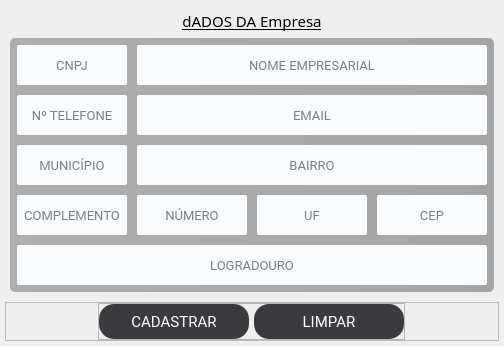
            <widget class="QWidget" name="Cadastro">
             <attribute name="title">
              <string>Cadastro</string>
             </attribute>
             <layout class="QVBoxLayout" name="verticalLayout_6">
              <property name="spacing">
               <number>5</number>
              </property>
              <property name="leftMargin">
               <number>5</number>
              </property>
              <property name="topMargin">
               <number>5</number>
              </property>
              <property name="rightMargin">
               <number>5</number>
              </property>
              <property name="bottomMargin">
               <number>5</number>
              </property>
              <item>
               <widget class="QFrame" name="frame_2">
                <property name="sizePolicy">
                 <sizepolicy hsizetype="Expanding" vsizetype="Expanding">
                  <horstretch>0</horstretch>
                  <verstretch>0</verstretch>
                 </sizepolicy>
                </property>
                <property name="frameShape">
                 <enum>QFrame::NoFrame</enum>
                </property>
                <property name="frameShadow">
                 <enum>QFrame::Raised</enum>
                </property>
                <layout class="QVBoxLayout" name="verticalLayout_5">
                 <property name="leftMargin">
                  <number>5</number>
                 </property>
                 <property name="topMargin">
                  <number>5</number>
                 </property>
                 <property name="rightMargin">
                  <number>5</number>
                 </property>
                 <property name="bottomMargin">
                  <number>5</number>
                 </property>
                 <item>
                  <widget class="QLabel" name="label_5">
                   <property name="sizePolicy">
                    <sizepolicy hsizetype="Preferred" vsizetype="Fixed">
                     <horstretch>0</horstretch>
                     <verstretch>0</verstretch>
                    </sizepolicy>
                   </property>
                   <property name="font">
                    <font>
                     <family>LEMON MILK</family>
                     <pointsize>11</pointsize>
                     <weight>50</weight>
                     <bold>false</bold>
                     <underline>true</underline>
                    </font>
                   </property>
                   <property name="text">
                    <string>&lt;html&gt;&lt;head/&gt;&lt;body&gt;&lt;p align=&quot;center&quot;&gt;&lt;span style=&quot; font-size:11pt;&quot;&gt;dADOS DA Empresa&lt;/span&gt;&lt;/p&gt;&lt;/body&gt;&lt;/html&gt;</string>
                   </property>
                  </widget>
                 </item>
                 <item>
                  <widget class="QFrame" name="frame_3">
                   <property name="sizePolicy">
                    <sizepolicy hsizetype="Preferred" vsizetype="Expanding">
                     <horstretch>0</horstretch>
                     <verstretch>0</verstretch>
                    </sizepolicy>
                   </property>
                   <property name="styleSheet">
                    <string notr="true">padding: 2px;
background-color: qlineargradient(spread:pad, x1:0, y1:0, x2:1, y2:0, stop:0 rgba(0, 0, 0, 70), stop:1 rgba(0, 0, 0, 79));
border-radius: 5px</string>
                   </property>
                   <property name="frameShape">
                    <enum>QFrame::StyledPanel</enum>
                   </property>
                   <property name="frameShadow">
                    <enum>QFrame::Raised</enum>
                   </property>
                   <layout class="QGridLayout" name="gridLayout">
                    <property name="leftMargin">
                     <number>5</number>
                    </property>
                    <property name="topMargin">
                     <number>5</number>
                    </property>
                    <property name="rightMargin">
                     <number>5</number>
                    </property>
                    <property name="bottomMargin">
                     <number>5</number>
                    </property>
                    <property name="spacing">
                     <number>10</number>
                    </property>
                    <item row="0" column="0">
                     <widget class="QLineEdit" name="txtCnpj">
                      <property name="sizePolicy">
                       <sizepolicy hsizetype="Preferred" vsizetype="Preferred">
                        <horstretch>0</horstretch>
                        <verstretch>0</verstretch>
                       </sizepolicy>
                      </property>
                      <property name="minimumSize">
                       <size>
                        <width>0</width>
                        <height>40</height>
                       </size>
                      </property>
                      <property name="maximumSize">
                       <size>
                        <width>16777215</width>
                        <height>40</height>
                       </size>
                      </property>
                      <property name="font">
                       <font>
                        <family>Roboto</family>
                        <pointsize>10</pointsize>
                        <kerning>true</kerning>
                       </font>
                      </property>
                      <property name="styleSheet">
                       <string notr="true">QLineEdit{
	background-color: rgb(249, 252, 255);
	border-radius: 2px;
	border: none;
}
</string>
                      </property>
                      <property name="alignment">
                       <set>Qt::AlignCenter</set>
                      </property>
                      <property name="placeholderText">
                       <string>CNPJ</string>
                      </property>
                     </widget>
                    </item>
                    <item row="0" column="1" colspan="3">
                     <widget class="QLineEdit" name="txtNome">
                      <property name="sizePolicy">
                       <sizepolicy hsizetype="Preferred" vsizetype="Preferred">
                        <horstretch>0</horstretch>
                        <verstretch>0</verstretch>
                       </sizepolicy>
                      </property>
                      <property name="minimumSize">
                       <size>
                        <width>0</width>
                        <height>40</height>
                       </size>
                      </property>
                      <property name="maximumSize">
                       <size>
                        <width>16777215</width>
                        <height>40</height>
                       </size>
                      </property>
                      <property name="font">
                       <font>
                        <family>Roboto</family>
                        <pointsize>10</pointsize>
                        <kerning>true</kerning>
                       </font>
                      </property>
                      <property name="styleSheet">
                       <string notr="true">QLineEdit{
	background-color: rgb(249, 252, 255);
	border-radius: 2px;
	border: none;
}
</string>
                      </property>
                      <property name="alignment">
                       <set>Qt::AlignCenter</set>
                      </property>
                      <property name="placeholderText">
                       <string>NOME EMPRESARIAL</string>
                      </property>
                     </widget>
                    </item>
                    <item row="1" column="0">
                     <widget class="QLineEdit" name="txtNTel">
                      <property name="sizePolicy">
                       <sizepolicy hsizetype="Preferred" vsizetype="Preferred">
                        <horstretch>0</horstretch>
                        <verstretch>0</verstretch>
                       </sizepolicy>
                      </property>
                      <property name="minimumSize">
                       <size>
                        <width>0</width>
                        <height>40</height>
                       </size>
                      </property>
                      <property name="maximumSize">
                       <size>
                        <width>16777215</width>
                        <height>40</height>
                       </size>
                      </property>
                      <property name="font">
                       <font>
                        <family>Roboto</family>
                        <pointsize>10</pointsize>
                        <kerning>true</kerning>
                       </font>
                      </property>
                      <property name="styleSheet">
                       <string notr="true">QLineEdit{
	background-color: rgb(249, 252, 255);
	border-radius: 2px;
	border: none;
}
</string>
                      </property>
                      <property name="alignment">
                       <set>Qt::AlignCenter</set>
                      </property>
                      <property name="placeholderText">
                       <string>Nº TELEFONE</string>
                      </property>
                     </widget>
                    </item>
                    <item row="1" column="1" colspan="3">
                     <widget class="QLineEdit" name="txtEmail">
                      <property name="sizePolicy">
                       <sizepolicy hsizetype="Preferred" vsizetype="Preferred">
                        <horstretch>0</horstretch>
                        <verstretch>0</verstretch>
                       </sizepolicy>
                      </property>
                      <property name="minimumSize">
                       <size>
                        <width>0</width>
                        <height>40</height>
                       </size>
                      </property>
                      <property name="maximumSize">
                       <size>
                        <width>16777215</width>
                        <height>40</height>
                       </size>
                      </property>
                      <property name="font">
                       <font>
                        <family>Roboto</family>
                        <pointsize>10</pointsize>
                        <kerning>true</kerning>
                       </font>
                      </property>
                      <property name="styleSheet">
                       <string notr="true">QLineEdit{
	background-color: rgb(249, 252, 255);
	border-radius: 2px;
	border: none;
}</string>
                      </property>
                      <property name="alignment">
                       <set>Qt::AlignCenter</set>
                      </property>
                      <property name="placeholderText">
                       <string>EMAIL</string>
                      </property>
                     </widget>
                    </item>
                    <item row="2" column="0">
                     <widget class="QLineEdit" name="txtMunicipio">
                      <property name="sizePolicy">
                       <sizepolicy hsizetype="Preferred" vsizetype="Preferred">
                        <horstretch>0</horstretch>
                        <verstretch>0</verstretch>
                       </sizepolicy>
                      </property>
                      <property name="minimumSize">
                       <size>
                        <width>0</width>
                        <height>40</height>
                       </size>
                      </property>
                      <property name="maximumSize">
                       <size>
                        <width>16777215</width>
                        <height>40</height>
                       </size>
                      </property>
                      <property name="font">
                       <font>
                        <family>Roboto</family>
                        <pointsize>10</pointsize>
                        <kerning>true</kerning>
                       </font>
                      </property>
                      <property name="styleSheet">
                       <string notr="true">QLineEdit{
	background-color: rgb(249, 252, 255);
	border-radius: 2px;
	border: none;
}
</string>
                      </property>
                      <property name="alignment">
                       <set>Qt::AlignCenter</set>
                      </property>
                      <property name="placeholderText">
                       <string>MUNICÍPIO</string>
                      </property>
                     </widget>
                    </item>
                    <item row="2" column="1" colspan="3">
                     <widget class="QLineEdit" name="txtBairro">
                      <property name="sizePolicy">
                       <sizepolicy hsizetype="Preferred" vsizetype="Preferred">
                        <horstretch>0</horstretch>
                        <verstretch>0</verstretch>
                       </sizepolicy>
                      </property>
                      <property name="minimumSize">
                       <size>
                        <width>0</width>
                        <height>40</height>
                       </size>
                      </property>
                      <property name="maximumSize">
                       <size>
                        <width>16777215</width>
                        <height>40</height>
                       </size>
                      </property>
                      <property name="font">
                       <font>
                        <family>Roboto</family>
                        <pointsize>10</pointsize>
                        <kerning>true</kerning>
                       </font>
                      </property>
                      <property name="styleSheet">
                       <string notr="true">QLineEdit{
	background-color: rgb(249, 252, 255);
	border-radius: 2px;
	border: none;
}
</string>
                      </property>
                      <property name="alignment">
                       <set>Qt::AlignCenter</set>
                      </property>
                      <property name="placeholderText">
                       <string>BAIRRO</string>
                      </property>
                     </widget>
                    </item>
                    <item row="3" column="0">
                     <widget class="QLineEdit" name="txtComplemento">
                      <property name="sizePolicy">
                       <sizepolicy hsizetype="Preferred" vsizetype="Preferred">
                        <horstretch>0</horstretch>
                        <verstretch>0</verstretch>
                       </sizepolicy>
                      </property>
                      <property name="minimumSize">
                       <size>
                        <width>0</width>
                        <height>40</height>
                       </size>
                      </property>
                      <property name="maximumSize">
                       <size>
                        <width>16777215</width>
                        <height>40</height>
                       </size>
                      </property>
                      <property name="font">
                       <font>
                        <family>Roboto</family>
                        <pointsize>10</pointsize>
                        <kerning>true</kerning>
                       </font>
                      </property>
                      <property name="styleSheet">
                       <string notr="true">QLineEdit{
	background-color: rgb(249, 252, 255);
	border-radius: 2px;
	border: none;
}</string>
                      </property>
                      <property name="alignment">
                       <set>Qt::AlignCenter</set>
                      </property>
                      <property name="placeholderText">
                       <string>COMPLEMENTO</string>
                      </property>
                     </widget>
                    </item>
                    <item row="3" column="1">
                     <widget class="QLineEdit" name="txtNumero">
                      <property name="sizePolicy">
                       <sizepolicy hsizetype="Preferred" vsizetype="Preferred">
                        <horstretch>0</horstretch>
                        <verstretch>0</verstretch>
                       </sizepolicy>
                      </property>
                      <property name="minimumSize">
                       <size>
                        <width>0</width>
                        <height>40</height>
                       </size>
                      </property>
                      <property name="maximumSize">
                       <size>
                        <width>16777215</width>
                        <height>40</height>
                       </size>
                      </property>
                      <property name="font">
                       <font>
                        <family>Roboto</family>
                        <pointsize>10</pointsize>
                        <kerning>true</kerning>
                       </font>
                      </property>
                      <property name="styleSheet">
                       <string notr="true">QLineEdit{
	background-color: rgb(249, 252, 255);
	border-radius: 2px;
	border: none;
}</string>
                      </property>
                      <property name="alignment">
                       <set>Qt::AlignCenter</set>
                      </property>
                      <property name="placeholderText">
                       <string>NÚMERO</string>
                      </property>
                     </widget>
                    </item>
                    <item row="3" column="2">
                     <widget class="QLineEdit" name="txtUf">
                      <property name="sizePolicy">
                       <sizepolicy hsizetype="Preferred" vsizetype="Preferred">
                        <horstretch>0</horstretch>
                        <verstretch>0</verstretch>
                       </sizepolicy>
                      </property>
                      <property name="minimumSize">
                       <size>
                        <width>0</width>
                        <height>40</height>
                       </size>
                      </property>
                      <property name="maximumSize">
                       <size>
                        <width>16777215</width>
                        <height>40</height>
                       </size>
                      </property>
                      <property name="font">
                       <font>
                        <family>Roboto</family>
                        <pointsize>10</pointsize>
                        <kerning>true</kerning>
                       </font>
                      </property>
                      <property name="styleSheet">
                       <string notr="true">QLineEdit{
	background-color: rgb(249, 252, 255);
	border-radius: 2px;
	border: none;
}</string>
                      </property>
                      <property name="alignment">
                       <set>Qt::AlignCenter</set>
                      </property>
                      <property name="placeholderText">
                       <string>UF</string>
                      </property>
                     </widget>
                    </item>
                    <item row="3" column="3">
                     <widget class="QLineEdit" name="txtCep">
                      <property name="sizePolicy">
                       <sizepolicy hsizetype="Preferred" vsizetype="Preferred">
                        <horstretch>0</horstretch>
                        <verstretch>0</verstretch>
                       </sizepolicy>
                      </property>
                      <property name="minimumSize">
                       <size>
                        <width>0</width>
                        <height>40</height>
                       </size>
                      </property>
                      <property name="maximumSize">
                       <size>
                        <width>16777215</width>
                        <height>40</height>
                       </size>
                      </property>
                      <property name="font">
                       <font>
                        <family>Roboto</family>
                        <pointsize>10</pointsize>
                        <kerning>true</kerning>
                       </font>
                      </property>
                      <property name="styleSheet">
                       <string notr="true">QLineEdit{
	background-color: rgb(249, 252, 255);
	border-radius: 2px;
	border: none;
}</string>
                      </property>
                      <property name="alignment">
                       <set>Qt::AlignCenter</set>
                      </property>
                      <property name="placeholderText">
                       <string>CEP</string>
                      </property>
                     </widget>
                    </item>
                    <item row="4" column="0" colspan="4">
                     <widget class="QLineEdit" name="txtLogradouro">
                      <property name="sizePolicy">
                       <sizepolicy hsizetype="Preferred" vsizetype="Preferred">
                        <horstretch>0</horstretch>
                        <verstretch>0</verstretch>
                       </sizepolicy>
                      </property>
                      <property name="minimumSize">
                       <size>
                        <width>0</width>
                        <height>40</height>
                       </size>
                      </property>
                      <property name="maximumSize">
                       <size>
                        <width>16777215</width>
                        <height>40</height>
                       </size>
                      </property>
                      <property name="font">
                       <font>
                        <family>Roboto</family>
                        <pointsize>10</pointsize>
                        <kerning>true</kerning>
                       </font>
                      </property>
                      <property name="styleSheet">
                       <string notr="true">QLineEdit{
	background-color: rgb(249, 252, 255);
	border-radius: 2px;
	border: none;
}</string>
                      </property>
                      <property name="alignment">
                       <set>Qt::AlignCenter</set>
                      </property>
                      <property name="placeholderText">
                       <string>LOGRADOURO</string>
                      </property>
                     </widget>
                    </item>
                   </layout>
                  </widget>
                 </item>
                </layout>
               </widget>
              </item>
              <item>
               <widget class="QFrame" name="frame_5">
                <property name="frameShape">
                 <enum>QFrame::StyledPanel</enum>
                </property>
                <property name="frameShadow">
                 <enum>QFrame::Raised</enum>
                </property>
                <layout class="QHBoxLayout" name="horizontalLayout_5">
                 <property name="spacing">
                  <number>10</number>
                 </property>
                 <property name="leftMargin">
                  <number>0</number>
                 </property>
                 <property name="topMargin">
                  <number>0</number>
                 </property>
                 <property name="rightMargin">
                  <number>0</number>
                 </property>
                 <property name="bottomMargin">
                  <number>0</number>
                 </property>
                 <item>
                  <widget class="QFrame" name="frame_4">
                   <property name="sizePolicy">
                    <sizepolicy hsizetype="Fixed" vsizetype="Fixed">
                     <horstretch>0</horstretch>
                     <verstretch>0</verstretch>
                    </sizepolicy>
                   </property>
                   <property name="frameShape">
                    <enum>QFrame::StyledPanel</enum>
                   </property>
                   <property name="frameShadow">
                    <enum>QFrame::Raised</enum>
                   </property>
                   <layout class="QHBoxLayout" name="horizontalLayout_4">
                    <property name="spacing">
                     <number>5</number>
                    </property>
                    <property name="leftMargin">
                     <number>0</number>
                    </property>
                    <property name="topMargin">
                     <number>0</number>
                    </property>
                    <property name="rightMargin">
                     <number>0</number>
                    </property>
                    <property name="bottomMargin">
                     <number>0</number>
                    </property>
                    <item>
                     <widget class="QPushButton" name="btnCadastrar">
                      <property name="sizePolicy">
                       <sizepolicy hsizetype="Preferred" vsizetype="Preferred">
                        <horstretch>0</horstretch>
                        <verstretch>0</verstretch>
                       </sizepolicy>
                      </property>
                      <property name="minimumSize">
                       <size>
                        <width>150</width>
                        <height>35</height>
                       </size>
                      </property>
                      <property name="maximumSize">
                       <size>
                        <width>150</width>
                        <height>35</height>
                       </size>
                      </property>
                      <property name="font">
                       <font>
                        <family>Roboto</family>
                        <pointsize>11</pointsize>
                        <weight>50</weight>
                        <bold>false</bold>
                       </font>
                      </property>
                      <property name="styleSheet">
                       <string notr="true">QPushButton{
	background-color: rgb(59, 59, 63);
	color: white;
	border-radius: 15px;
}
QPushButton:hover
{
	background-color: rgb(53, 100, 255);
}</string>
                      </property>
                      <property name="text">
                       <string>CADASTRAR</string>
                      </property>
                     </widget>
                    </item>
                    <item>
                     <widget class="QPushButton" name="btnLimpar">
                      <property name="sizePolicy">
                       <sizepolicy hsizetype="Preferred" vsizetype="Preferred">
                        <horstretch>0</horstretch>
                        <verstretch>0</verstretch>
                       </sizepolicy>
                      </property>
                      <property name="minimumSize">
                       <size>
                        <width>150</width>
                        <height>35</height>
                       </size>
                      </property>
                      <property name="maximumSize">
                       <size>
                        <width>150</width>
                        <height>35</height>
                       </size>
                      </property>
                      <property name="font">
                       <font>
                        <family>Roboto</family>
                        <pointsize>11</pointsize>
                        <weight>50</weight>
                        <bold>false</bold>
                       </font>
                      </property>
                      <property name="styleSheet">
                       <string notr="true">/*background-color: rgb(144, 144, 154);*/
/*color: rgb(238, 238, 255);*/
QPushButton{
	background-color: rgb(59, 59, 63);
	color: white;
	border-radius: 15px;
}
QPushButton:hover
{
	background-color: rgb(53, 100, 255);
}</string>
                      </property>
                      <property name="text">
                       <string>LIMPAR</string>
                      </property>
                     </widget>
                    </item>
                   </layout>
                  </widget>
                 </item>
                </layout>
               </widget>
              </item>
             </layout>
            </widget>
